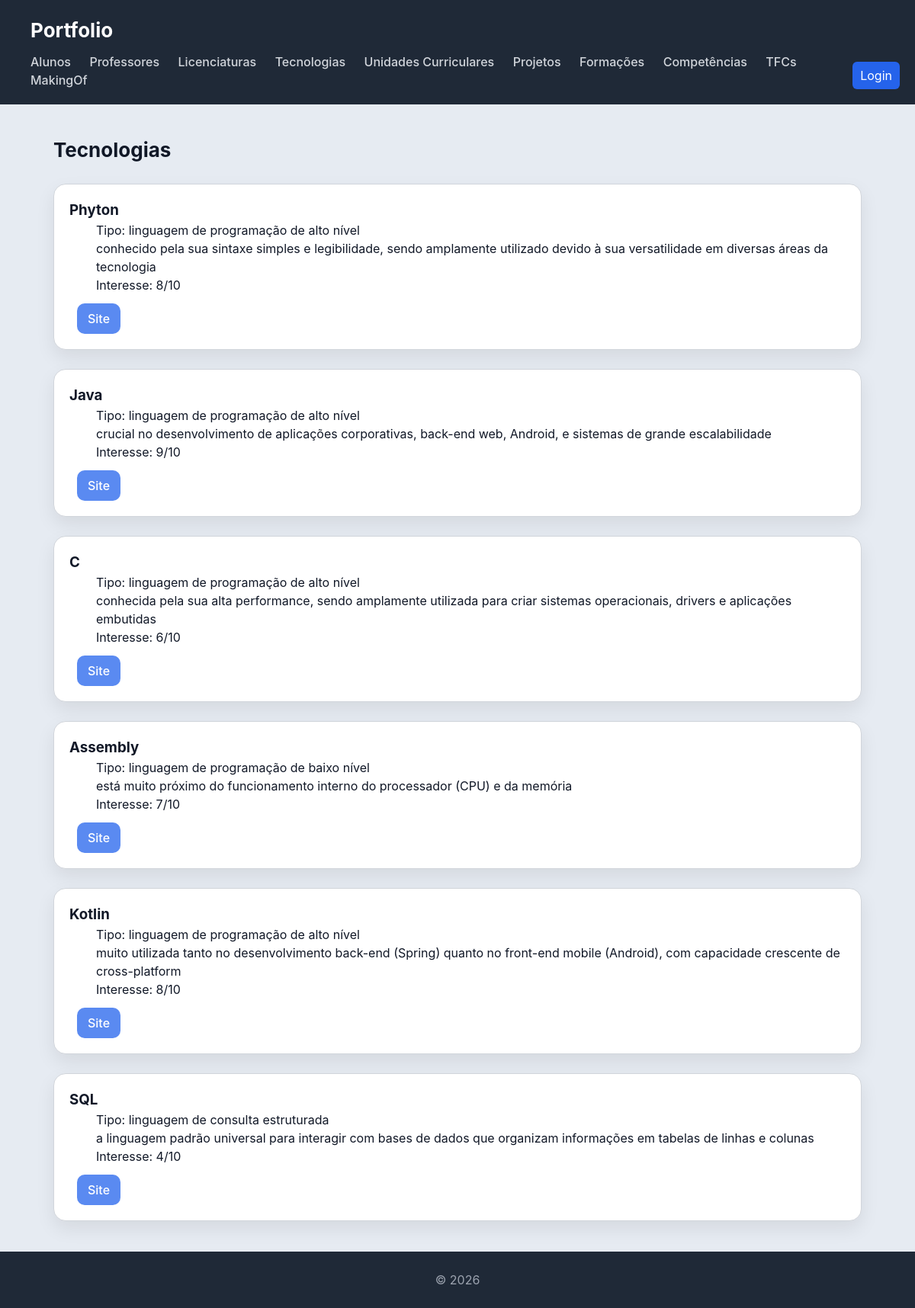
The page /portfolio/tecnologia/ on the database its author committed.
### portfolio/models.py (models this page shows, shortened)
class Tecnologia(models.Model):
    nome = models.CharField(max_length=100)
    tipo = models.CharField(max_length=150)
    descricao = models.CharField(max_length=200)
    site = models.URLField()
    interesse = models.IntegerField(
        validators=[MinValueValidator(0), MaxValueValidator(10)]
    )

### portfolio/views.py (the view)
# urls.py: path('tecnologia/', views.tecnologia_view, name='tecnologia'),
def tecnologia_view(request):
    tecnologias = Tecnologia.objects.all()
    is_gestor = request.user.is_authenticated and request.user.groups.filter(name='gestor-portfolio').exists()
    return render(request, 'portfolio/tecnologia.html', {'tecnologias': tecnologias, 'is_gestor': is_gestor})

### portfolio/templates/portfolio/tecnologia.html (shortened to what this page needs)
{% extends "portfolio/base.html" %}
{% block content %}
<h2>Tecnologias</h2>
<section>
    {% for tech in tecnologias %}
    <article>
        <h3>{{ tech.nome }}</h3>
        <p>Tipo: {{ tech.tipo }}</p>
        <p>{{ tech.descricao }}</p>
        <p>Interesse: {{ tech.interesse }}/10</p>
        <a href="{{ tech.site }}">Site</a>
    </article>
    {% endfor %}
</section>
{% endblock %}

### portfolio/static/portfolio/style.css (style rules this page uses)
* { box-sizing: border-box; margin: 0; padding: 0; }
a { text-decoration: none; color: inherit; transition: color 0.2s ease; }
article a { display: inline-block; padding: 8px 14px; text-decoration: none; color: white; background-color: #5a8af1; margin-top: 12px; margin-left: 10px; border-radius: 10px; font-weight: 500; transition: all 0.2s ease; }
body { font-family: "Inter", "Segoe UI", system-ui, -apple-system, sans-serif; background: #e6ebf2; color: #111827; line-height: 1.5; scroll-behavior: smooth; }
h2 { margin-bottom: 20px; font-size: 26px; }
section > article { background: white; padding: 20px; border-radius: 16px; border: 1px solid #d1d5db; box-shadow: 0 10px 25px rgba(0,0,0,0.08); transition: all 0.25s ease; margin-bottom: 20px; margin-top: 25px; }
article { position: relative; }
article p { margin-left: 35px; }
article { padding-left: 25px; padding-right: 20px; }

### rows shown on the page
Tecnologia: nome "Phyton", tipo "linguagem de programação de alto nível", descricao "conhecido pela sua sintaxe simples e legibilidade, sendo amplamente utilizado devido à sua versatilidade em diversas áreas da tecnologia", interesse "8"
Tecnologia: nome "Java", tipo "linguagem de programação de alto nível", descricao "crucial no desenvolvimento de aplicações corporativas, back-end web, Android, e sistemas de grande escalabilidade", interesse "9"
Tecnologia: nome "C", tipo "linguagem de programação de alto nível", descricao "conhecida pela sua alta performance, sendo amplamente utilizada para criar sistemas operacionais, drivers e aplicações embutidas", interesse "6"
Tecnologia: nome "Assembly", tipo "linguagem de programação de baixo nível", descricao "está muito próximo do funcionamento interno do processador (CPU) e da memória", interesse "7"
Tecnologia: nome "Kotlin", tipo "linguagem de programação de alto nível", descricao "muito utilizada tanto no desenvolvimento back-end (Spring) quanto no front-end mobile (Android), com capacidade crescente de cross-platform", interesse "8"
Tecnologia: nome "SQL", tipo "linguagem de consulta estruturada", descricao "a linguagem padrão universal para interagir com bases de dados que organizam informações em tabelas de linhas e colunas", interesse "4"
